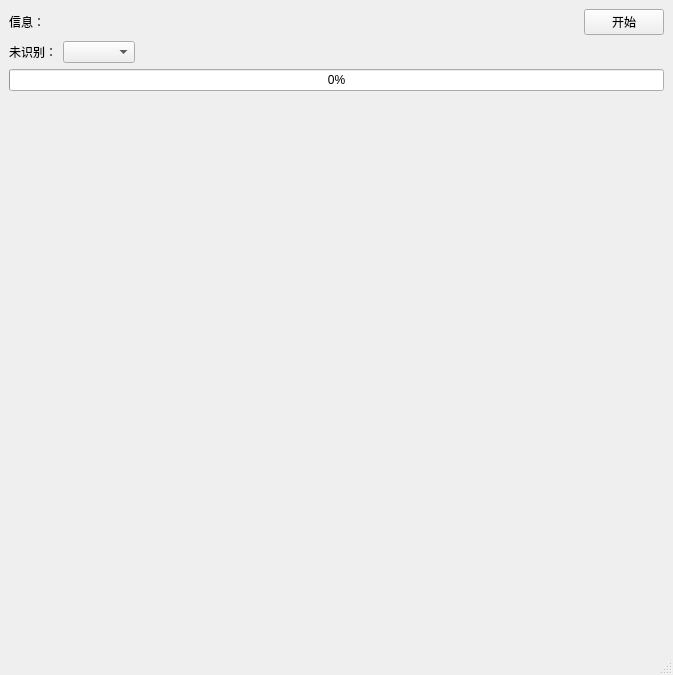
<?xml version="1.0" encoding="UTF-8"?>
<ui version="4.0">
 <class>MainWindow</class>
 <widget class="QMainWindow" name="MainWindow">
  <property name="geometry">
   <rect>
    <x>0</x>
    <y>0</y>
    <width>673</width>
    <height>675</height>
   </rect>
  </property>
  <property name="windowTitle">
   <string>MainWindow</string>
  </property>
  <widget class="QWidget" name="centralwidget">
   <layout class="QVBoxLayout" name="verticalLayout_2">
    <item>
     <layout class="QVBoxLayout" name="verticalLayout">
      <item>
       <layout class="QHBoxLayout" name="horizontalLayout">
        <item>
         <widget class="QLabel" name="label_Info">
          <property name="text">
           <string>信息：</string>
          </property>
         </widget>
        </item>
        <item>
         <spacer name="horizontalSpacer_2">
          <property name="orientation">
           <enum>Qt::Horizontal</enum>
          </property>
          <property name="sizeHint" stdset="0">
           <size>
            <width>40</width>
            <height>20</height>
           </size>
          </property>
         </spacer>
        </item>
        <item>
         <widget class="QPushButton" name="pushButton">
          <property name="text">
           <string>开始</string>
          </property>
         </widget>
        </item>
       </layout>
      </item>
      <item>
       <layout class="QHBoxLayout" name="horizontalLayout_2">
        <item>
         <widget class="QLabel" name="label">
          <property name="text">
           <string>未识别：</string>
          </property>
         </widget>
        </item>
        <item>
         <widget class="QComboBox" name="comboBox"/>
        </item>
        <item>
         <spacer name="horizontalSpacer">
          <property name="orientation">
           <enum>Qt::Horizontal</enum>
          </property>
          <property name="sizeHint" stdset="0">
           <size>
            <width>40</width>
            <height>20</height>
           </size>
          </property>
         </spacer>
        </item>
       </layout>
      </item>
      <item>
       <widget class="QProgressBar" name="progressBar">
        <property name="value">
         <number>0</number>
        </property>
       </widget>
      </item>
      <item>
       <spacer name="verticalSpacer">
        <property name="orientation">
         <enum>Qt::Vertical</enum>
        </property>
        <property name="sizeHint" stdset="0">
         <size>
          <width>20</width>
          <height>40</height>
         </size>
        </property>
       </spacer>
      </item>
     </layout>
    </item>
   </layout>
  </widget>
  <widget class="QMenuBar" name="menubar">
   <property name="geometry">
    <rect>
     <x>0</x>
     <y>0</y>
     <width>673</width>
     <height>25</height>
    </rect>
   </property>
  </widget>
  <widget class="QStatusBar" name="statusbar"/>
 </widget>
 <resources/>
 <connections/>
</ui>
